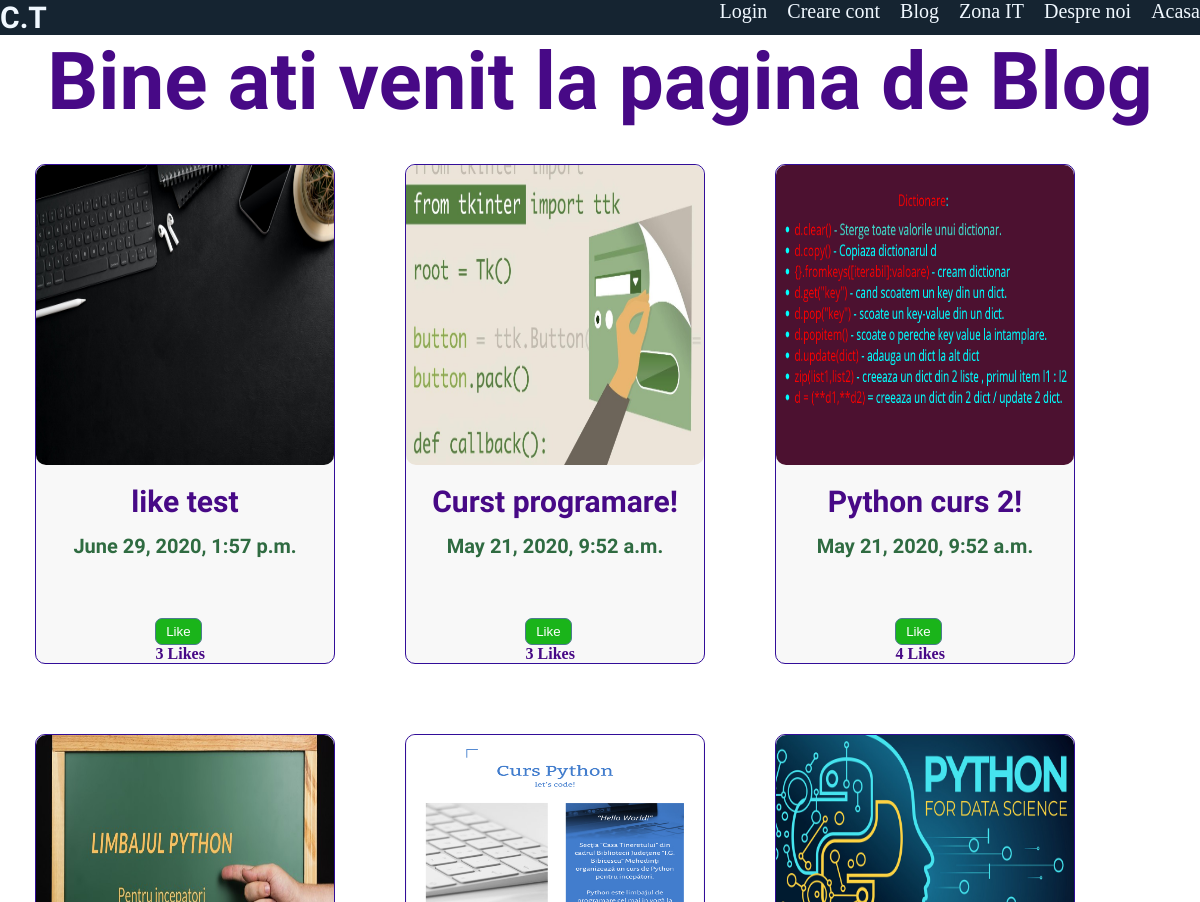
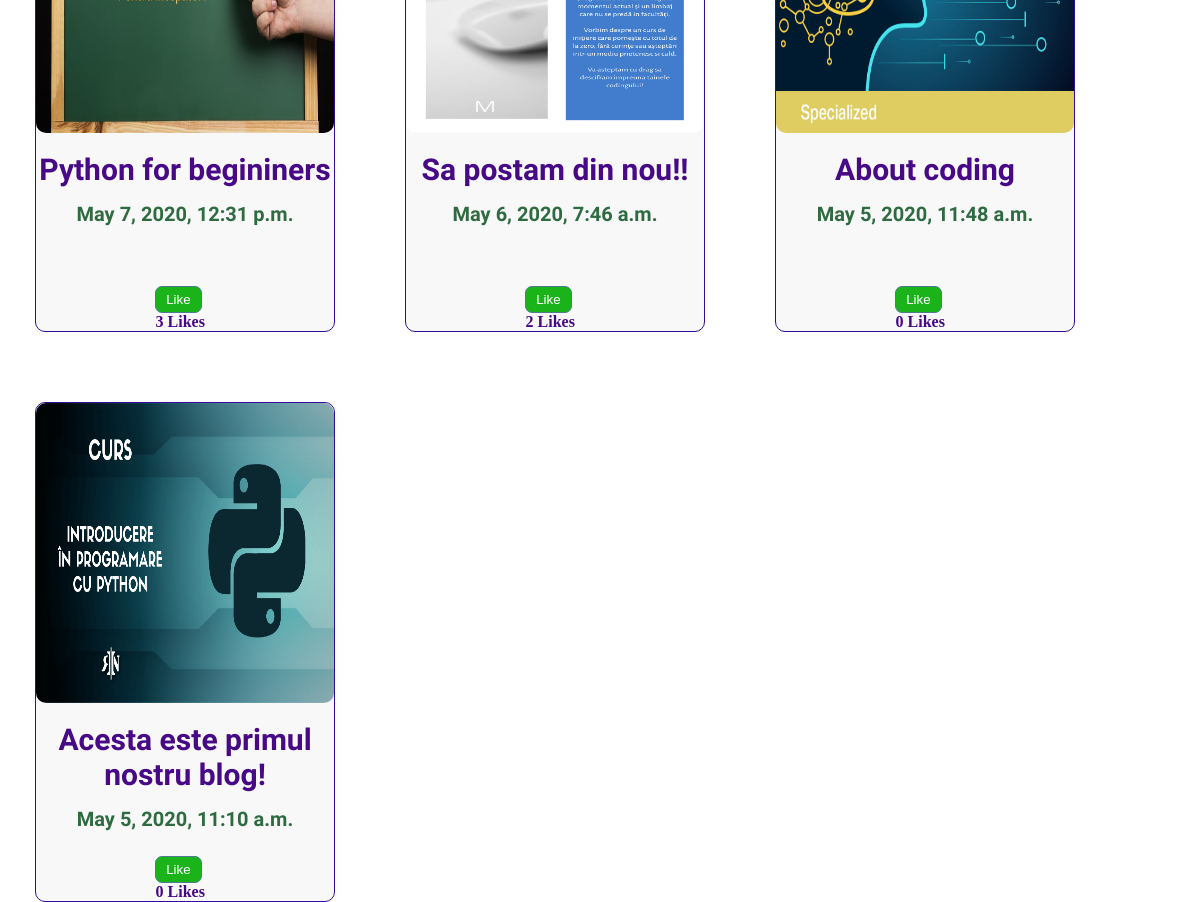
Screenshot of /blog/ with the database file from the repository (2 pictures, top to bottom).
### blog/models.py (models this page shows, shortened)
class Blog(models.Model):
    title = models.CharField(max_length=100)
    description = models.TextField()
    url = models.URLField(blank=None)
    img = models.ImageField(upload_to='media/pictures')
    date = models.DateTimeField(default=datetime.now(), blank=True)
    liked = models.ManyToManyField(
        User, default=None, blank=True, related_name='bloglikes')

### blog/views.py (the view)
# urls.py: path('', views.blog, name='blog'),
def blog(request):
    blogs = Blog.objects.order_by('-date')
    user = request.user
    context = {
        'blogs': blogs,
        'user': user,
    }
    return render(request, 'blog/blog.html', context)

### blog/templates/blog/blog.html (shortened to what this page needs)
<!DOCTYPE html>
{% load static %}
<html lang="en">
  <head>
  </head>
  <body>
    <header>
      <nav class="navbar">
        <h1 id="logo">C.T</h1>
        <ul class="links">
          <li><a href="{% url 'home' %}">Acasa</a></li>
          <li><a href="{% url 'desprenoi' %}">Despre noi</a></li>
          <li><a href="{% url 'paginait' %}">Zona IT</a></li>
          <li><a href="{% url 'blog' %}">Blog</a></li>
          <li><a href="{% url 'autentificare' %}">Creare cont</a></li>
          <li><a href="{% url 'loginpage' %}">Login</a></li>
        </ul>
      </nav>
    </header>
    <h1>Bine ati venit la pagina de Blog</h1>
    {% for blog in blogs %}
    <div class="responsive">
      <div class="gallery">
        <a href="{% url 'posts' blog.id %}"
          ><img src="{{blog.img.url}}" alt="none"
        /></a>
        <div class="descriere">
          <h1>{{blog.title}}</h1>
          <h2>{{blog.date}}</h2>
          <div class="likes">
            <form action="{% url 'blog_likes' %}" method="POST">
              {% if user not in blog.liked.all %}
              <button class="like-button" type="submit">Like</button>
              {% else %}
              <button class="dislike-button" type="submit">Dislike</button>
              {% endif %}
            </form>
            <h4>{{blog.liked.all.count}} Likes</h4>
          </div>
        </div>
      </div>
    </div>
    {% endfor %}
  </body>
</html>

### blog/templates/blog/blog.html (style rules this page uses)
* { margin: 0; padding: 0; box-sizing: border-box; }
html, body { height: 100%; }
.links li { display: inline; }
.links a { color: aliceblue; float: right; text-decoration: none; font-size: 20px; margin-left: 20px; }
#logo { font-size: 30px; color: aliceblue; float: left; }
.navbar { background-color: rgb(21, 36, 49); }
h1 { color: rgb(71, 9, 134); text-align: center; font-size: 80px; font-family: "Raleway", sans-serif; font-family: "Dancing Script", cursive; }
h2 { color: rgb(47, 107, 65); font-size: 50px; text-align: center; font-family: "Raleway", sans-serif; font-family: "Dancing Script", cursive; }
div.gallery { margin: 35px; border: 1px solid rgb(50, 13, 153); float: left; width: 300px; height: 500px; background-color: rgb(248, 248, 248); border-radius: 10px; position: relative; }
div.gallery img { width: 100%; height: 300px; border-radius: 5px; border-radius: 10px; }
.descriere h1 { margin-top: 15px; font-size: 30px; text-align: center; }
.descriere h2 { margin-top: 15px; font-size: 20px; text-align: center; }
.likes { height: 50px; width: 50px; margin: auto; padding-top: 20px; margin-top: auto; position: absolute; bottom: 15px; left: 40%; }
.like-button { padding: 5px 10px; background-color: rgb(26, 180, 26); border: 1px solid rgb(78, 123, 144); border-radius: 7px; color: white; }
.likes h4 { color: rgb(71, 9, 134); text-align: center; }

### rows the page displays
Blog: img (picture), title "like test", date "June 29, 2020, 1:57 p.m.", shows "Like", liked.all.count "3"
Blog: img (picture), title "Curst programare!", date "May 21, 2020, 9:52 a.m.", shows "Like", liked.all.count "3"
Blog: img (picture), title "Python curs 2!", date "May 21, 2020, 9:52 a.m.", shows "Like", liked.all.count "4"
Blog: img (picture), title "Python for begininers", date "May 7, 2020, 12:31 p.m.", shows "Like", liked.all.count "3"
Blog: img (picture), title "Sa postam din nou!!", date "May 6, 2020, 7:46 a.m.", shows "Like", liked.all.count "2"
Blog: img (picture), title "About coding", date "May 5, 2020, 11:48 a.m.", shows "Like", liked.all.count "0"
Blog: img (picture), title "Acesta este primul nostru blog!", date "May 5, 2020, 11:10 a.m.", shows "Like", liked.all.count "0"
